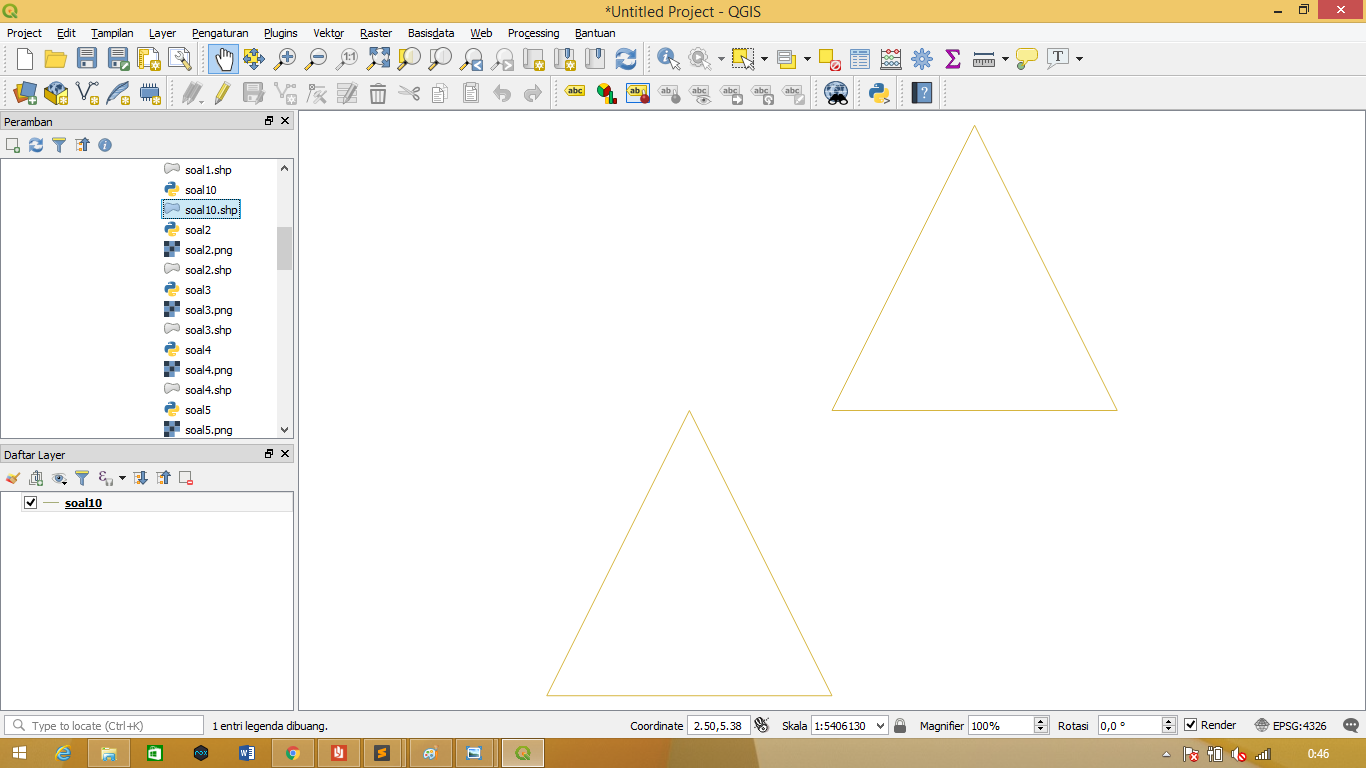

This chart was generated by the following Python code:
import shapefile 
w=shapefile.Writer() 
w.shapeType  
w.field("kolom1","C") 
w.field("kolom2","C")  
w.record("ngek","satu") 
w.record("crot","dua")    
w.poly(parts=[[[1,3],[5,3], [3,7], [1,3]]],shapeType=shapefile.POLYLINE)
w.poly(parts=[[[5,7],[9,7], [7,11], [5,7]]],shapeType=shapefile.POLYLINE)    
w.save("soal10")